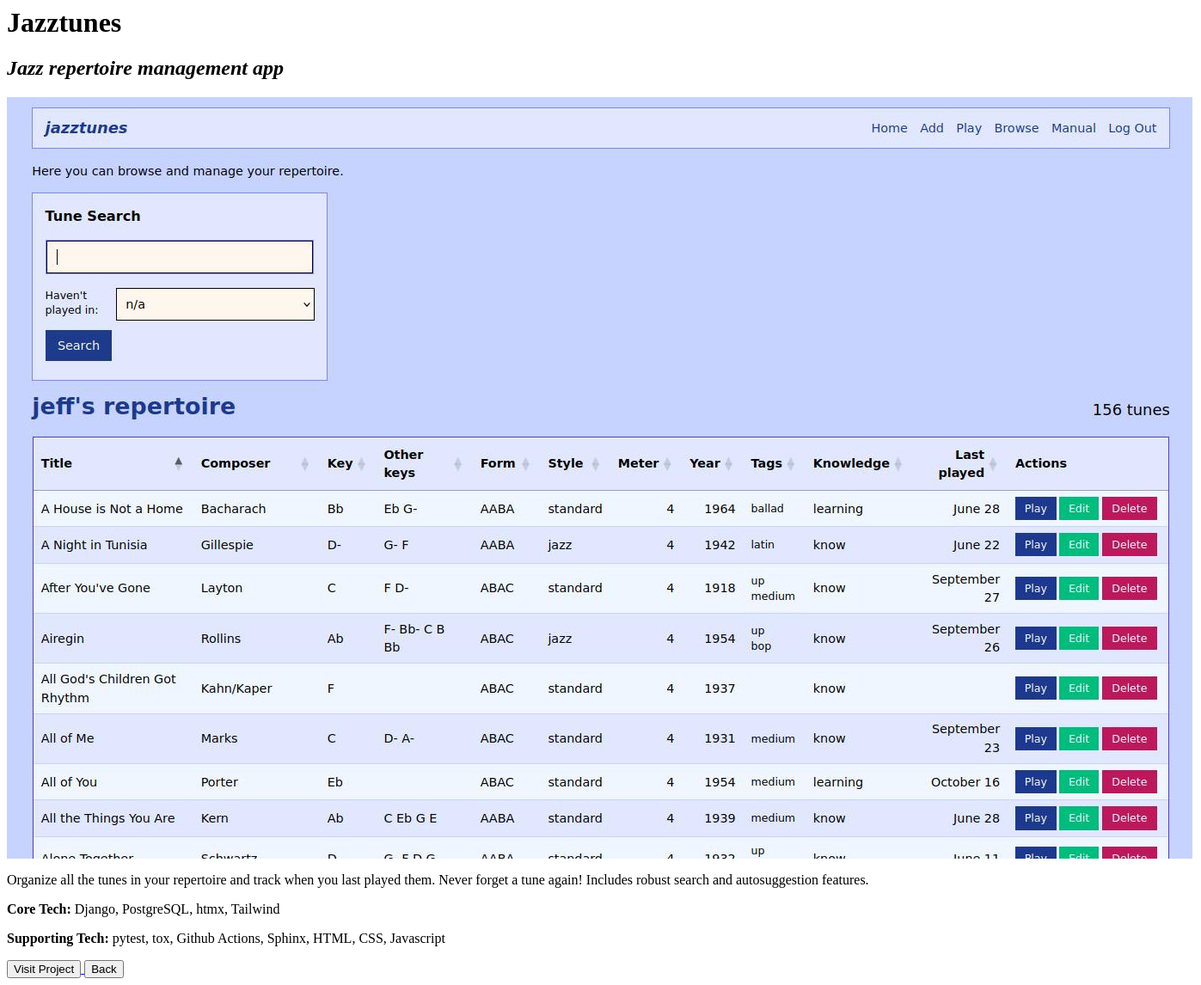
The app's page /1/, older data.
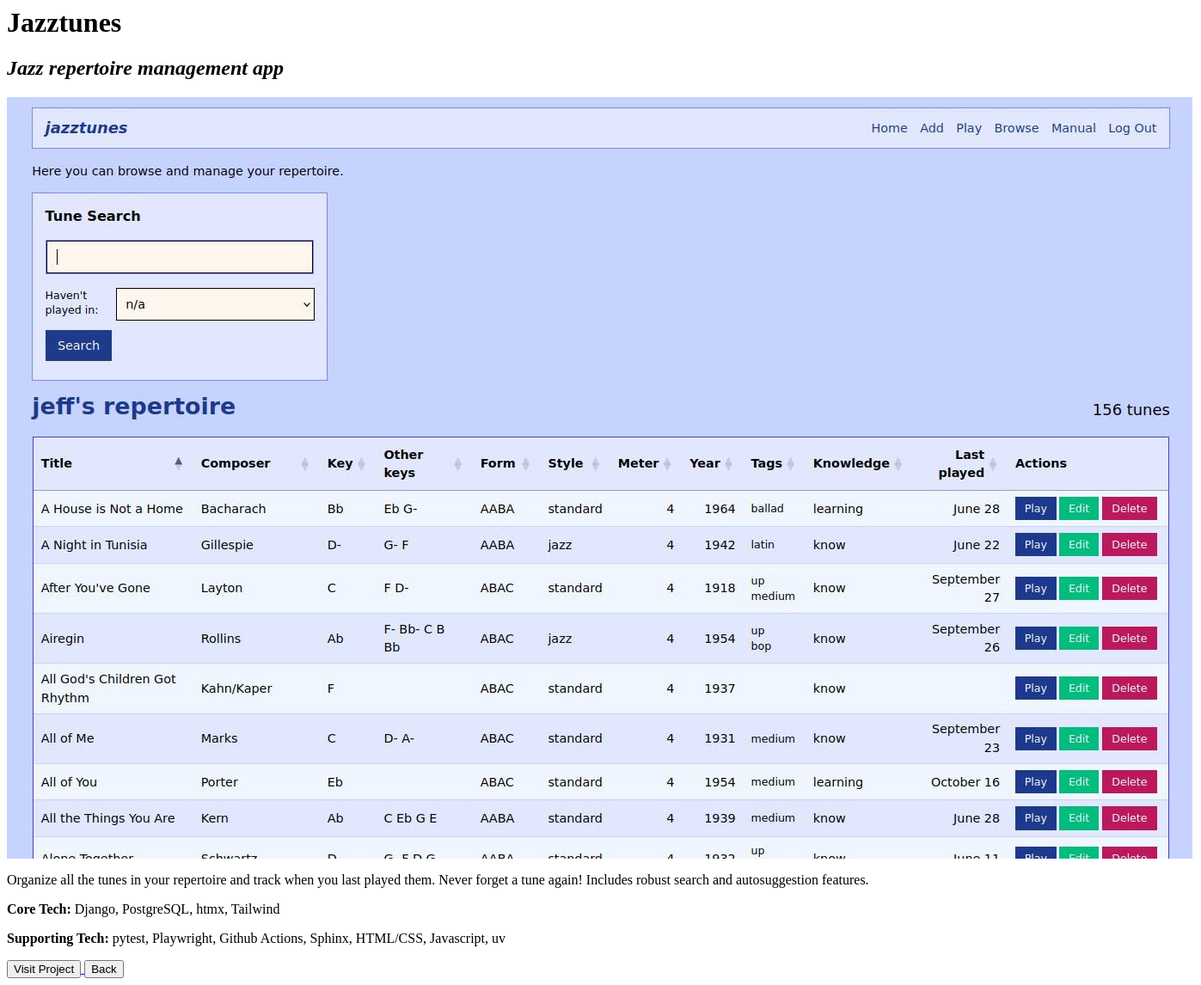
The same page, newer data.
### portfolio/models.py (models this page shows, shortened)
class Project(models.Model):
    title = models.CharField(max_length=50)
    blurb = models.CharField(max_length=100, null=True, blank=True)
    description = models.TextField(default="Description goes here")
    core_tech = models.CharField(max_length=200, null=True, blank=True)
    supporting_tech = models.CharField(max_length=200, null=True, blank=True)
    url = models.URLField(null=True, blank=True)
    screenshot = models.CharField(max_length=100, null=True, blank=True)

### portfolio/views.py (the view)
# urls.py: path('<int:pk>/', views.details, name="details"),
def details(request, pk):
    project = Project.objects.get(pk=pk)
    return render(
        request, "portfolio/_details.html",
        {"project": project}
        )

### portfolio/templates/portfolio/_details.html
{% load static %}
<div id="tab-content">
  <div class="grid grid-cols-1 md:grid-cols-2 lg:grid-cols-3 gap-8">
    <div class="col-start-1 col-end-2 md:col-start-2 md:col-end-3 lg:col-start-2 lg:col-end-3">
      <div id="details-card" class="bg-indigo-100 border border-indigo-400 p-8 hover:shadow-sm">
        <h1 class="text-3xl font-bold text-center">{{ project.title }}</h1>
        <h2 class="text-xl font-bold text-center mb-4"><em>{{ project.blurb }}</em></h2>
        <img
          src="{% static 'images/' %}{{ project.screenshot }}"
          alt="Screenshot of {{ project.title }}"
          class="w-full h-auto mb-6"
        >
        <p class="text-gray-800 text-lg my-4">{{ project.description }}</p>
        <p class="text-lg text-gray-800 mb-2">
          <strong>Core Tech:</strong> {{ project.core_tech }}
        </p>
        <p class="text-lg text-gray-800 mb-2">
          <strong>Supporting Tech:</strong> {{ project.supporting_tech }}
        </p>
        <div class="flex justify-between mt-6">
        {% if project.title == "Portfolio" %}
        <button disabled class="bg-indigo-500 text-indigo-50 text-lg font-bold py-3 px-6 disabled:opacity-50">
          Visit Project
        </button>
        {% else %}
        <a href="{{ project.url }}" target="_blank">
          <button class="bg-indigo-500 text-indigo-50 text-lg hover:bg-indigo-600 font-bold py-3 px-6">
          Visit Project
          </button>
        </a>
        {% endif %}
        <button
          class="bg-transparent hover:bg-indigo-600 text-lg hover:text-indigo-50 hover:border-transparent text-indigo-500 border border-indigo-500 text-indigo-500 font-bold py-3 px-6"
          hx-get="{% url 'index' %}"
          hx-target="#tab-content"
          hx-swap="innerHTML"
        >
          Back
        </button>
        </div>
      </div>
    </div>
</div>
</div>

Row changes from the older to the newer data that the page shows:
changed Project "Jazztunes": supporting_tech "pytest, tox, Github Actions, Sphinx, HTML, CSS, Javascript" → "pytest, Playwright, Github Actions, Sphinx, HTML/CSS, Javascript, uv"
